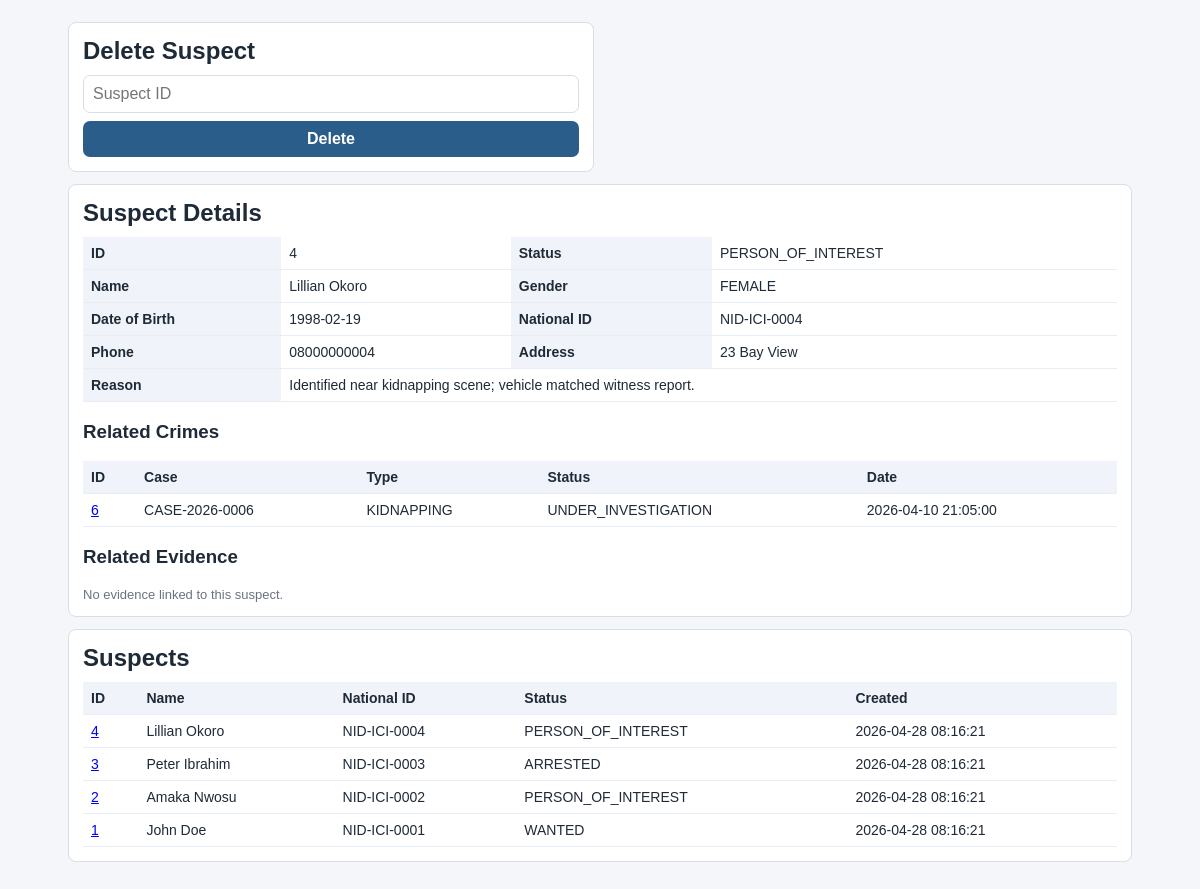
Before: /index.php?view=suspects&suspect_id=4 (signed in, lower part) with the older database file.
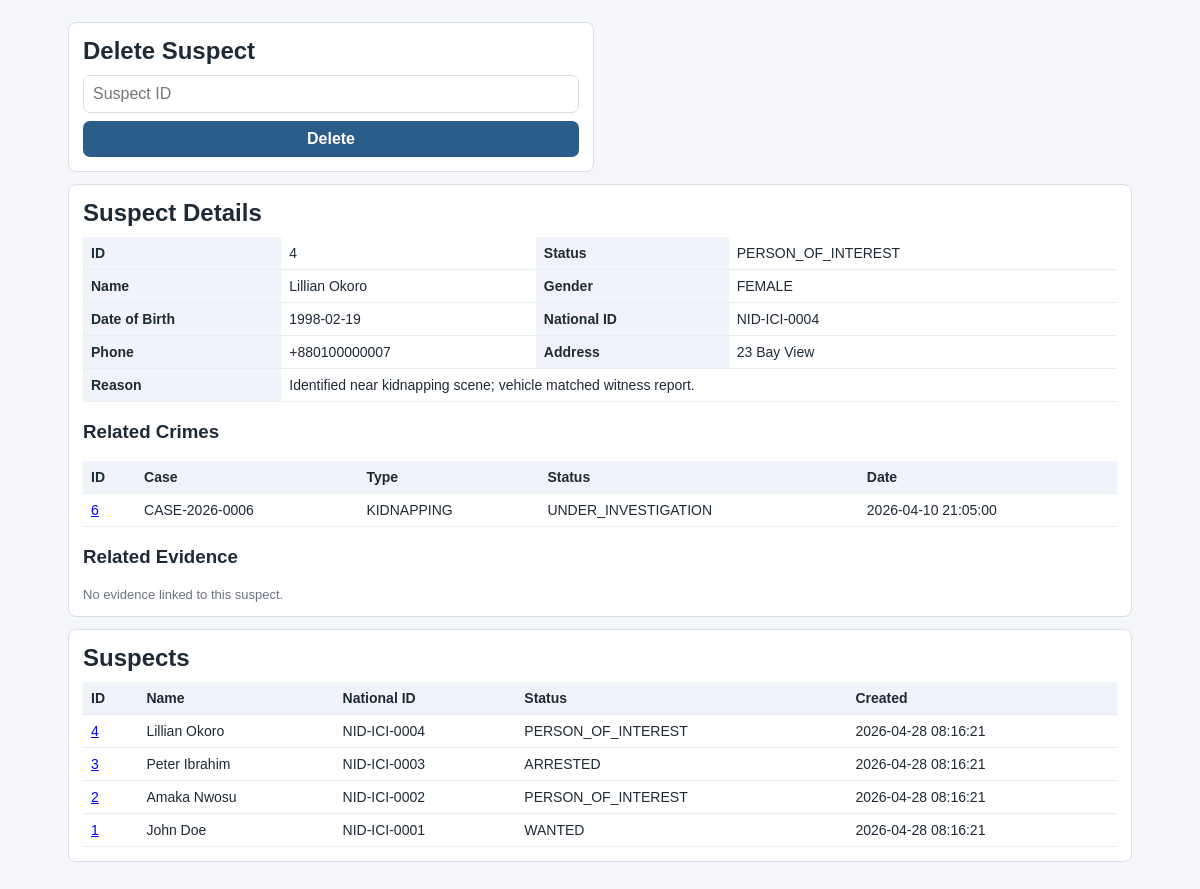
After: the same page with the newer database file.
### tables this page shows
CREATE TABLE suspects (
    id BIGINT UNSIGNED AUTO_INCREMENT PRIMARY KEY,
    first_name VARCHAR(100) NOT NULL,
    last_name VARCHAR(100) NOT NULL,
    crime_report_id BIGINT UNSIGNED NOT NULL,
    date_of_birth DATE NULL,
    gender ENUM('MALE', 'FEMALE', 'OTHER', 'UNKNOWN') NOT NULL DEFAULT 'UNKNOWN',
    national_id VARCHAR(80) NULL,
    address_line VARCHAR(255) NULL,
    phone VARCHAR(30) NULL,
    reason_for_suspicion TEXT NOT NULL,
    suspect_status ENUM('PERSON_OF_INTEREST', 'WANTED', 'ARRESTED', 'CLEARED') NOT NULL DEFAULT 'PERSON_OF_INTEREST',
    created_by_officer_id BIGINT UNSIGNED NOT NULL,
    created_at DATETIME NOT NULL DEFAULT CURRENT_TIMESTAMP,
    updated_at DATETIME NOT NULL DEFAULT CURRENT_TIMESTAMP ON UPDATE CURRENT_TIMESTAMP,
    CONSTRAINT uq_suspects_national_id UNIQUE (national_id),
    CONSTRAINT fk_suspects_primary_crime
        FOREIGN KEY (crime_report_id) REFERENCES crime_reports(id)
        ON UPDATE CASCADE ON DELETE RESTRICT,
    CONSTRAINT fk_suspects_created_by
        FOREIGN KEY (created_by_officer_id) REFERENCES officers(id)
        ON UPDATE CASCADE ON DELETE RESTRICT,
    INDEX idx_suspects_name (last_name, first_name),
    INDEX idx_suspects_status (suspect_status),
    INDEX idx_suspects_crime_report (crime_report_id),
    INDEX idx_suspects_created_by (created_by_officer_id)
);

CREATE TABLE crime_reports (
    id BIGINT UNSIGNED AUTO_INCREMENT PRIMARY KEY,
    case_number VARCHAR(40) NOT NULL UNIQUE,
    crime_type VARCHAR(120) NOT NULL,
    location_text VARCHAR(255) NOT NULL,
    latitude DECIMAL(10,8) NULL,
    longitude DECIMAL(11,8) NULL,
    crime_datetime DATETIME NOT NULL,
    description TEXT NOT NULL,
    investigation_status ENUM('OPEN', 'UNDER_INVESTIGATION', 'SUSPENDED', 'CLOSED', 'REFERRED') NOT NULL DEFAULT 'OPEN',
    reported_by_officer_id BIGINT UNSIGNED NOT NULL,
    assigned_officer_id BIGINT UNSIGNED NULL,
    created_at DATETIME NOT NULL DEFAULT CURRENT_TIMESTAMP,
    updated_at DATETIME NOT NULL DEFAULT CURRENT_TIMESTAMP ON UPDATE CURRENT_TIMESTAMP,
    CONSTRAINT fk_crime_reports_reported_by
        FOREIGN KEY (reported_by_officer_id) REFERENCES officers(id)
        ON UPDATE CASCADE ON DELETE RESTRICT,
    CONSTRAINT fk_crime_reports_assigned_to
        FOREIGN KEY (assigned_officer_id) REFERENCES officers(id)
        ON UPDATE CASCADE ON DELETE SET NULL,
    INDEX idx_crime_reports_type (crime_type),
    INDEX idx_crime_reports_status (investigation_status),
    INDEX idx_crime_reports_datetime (crime_datetime),
    INDEX idx_crime_reports_reported_by (reported_by_officer_id),
    INDEX idx_crime_reports_assigned (assigned_officer_id)
);

### nav.php (called while the page is built, shortened)
<?php
$view = $view ?? 'dashboard';
$canReadSuspects = $canReadSuspects ?? false;
?>

### Auth.php (called while the page is built, shortened)
<?php
final class Auth
{
    public function isAuthenticated(): bool
    {
        return isset($_SESSION[self::SESSION_KEY]);
    }
    public function currentOfficer(): ?array
    {
        return $_SESSION[self::SESSION_KEY];
    }
    public function enforce(string $operation, ?string $table = null): void
    {
        $officer = $this->currentOfficer();
        $rank = (string)$officer['rank'];
        $normalizedOperation = strtoupper(trim($operation));
        $normalizedTable = $table !== null ? strtolower(trim($table)) : null;
        if (
            $normalizedOperation === 'READ'
            && in_array($normalizedTable, ['officer_activity', 'login_logs'], true)
            && $rank !== self::ROLE_GRADE_1
        ) {
            throw new RuntimeException('Permission denied. Audit logs are restricted to Grade 1 officer.');
        }
        if ($rank === self::ROLE_GRADE_2) {
            $createTables = [
                'crime_reports',
                'suspects',
                'criminals',
                'evidence',
                'crime_report_suspects',
                'crime_report_evidence',
                'suspect_evidence',
                'criminal_history',
                'criminal_aliases',
            ];
            $deleteTables = [
                'crime_reports',
                'suspects',
                'criminals',
                'evidence',
                'crime_report_suspects',
                'crime_report_evidence',
                'suspect_evidence',
                'criminal_history',
                'criminal_aliases',
            ];
            if ($normalizedOperation === 'READ' || $normalizedOperation === 'UPDATE') {
                return;
            }
            if (
                $normalizedOperation === 'CREATE'
                && in_array($normalizedTable, array_merge($createTables, ['schema_requests', 'feedbacks']), true)
            ) {
                return;
            }
            if ($normalizedOperation === 'DELETE' && in_array($normalizedTable, $deleteTables, true)) {
                return;
            }
            throw new RuntimeException('Permission denied for Grade 2 officer.');
        }
        throw new RuntimeException('Unknown role. Access denied.');
    }
    public function can(string $operation, ?string $table = null): bool
    {
        try {
            return true;
        } catch (Throwable $e) {
            return false;
        }
    }
}

### suspects.php (the view, shortened to what this page needs)
<?php
$canDeleteSuspect = $canDeleteSuspect ?? false;
$suspects = $suspects ?? [];
$suspectDetail = $suspectDetail ?? null;
$suspectCrimes = $suspectCrimes ?? [];
$suspectEvidence = $suspectEvidence ?? [];
?>
<div class="grid-2">
    <?php if ($canDeleteSuspect): ?>
        <section class="card">
            <h2>Delete Suspect</h2>
            <form method="post">
                <input type="number" name="suspect_id" required placeholder="Suspect ID">
                <button type="submit">Delete</button>
            </form>
        </section>
    <?php endif; ?>
</div>
<?php if ($suspectDetail): ?>
    <section class="card">
        <h2>Suspect Details</h2>
        <div class="table-wrap">
            <table>
                <tbody>
                <tr>
                    <th>ID</th>
                    <td><?= h((string)$suspectDetail['id']) ?></td>
                    <th>Status</th>
                    <td><?= h((string)$suspectDetail['suspect_status']) ?></td>
                </tr>
                <tr>
                    <th>Name</th>
                    <td><?= h((string)$suspectDetail['first_name'] . ' ' . (string)$suspectDetail['last_name']) ?></td>
                    <th>Gender</th>
                    <td><?= h((string)$suspectDetail['gender']) ?></td>
                </tr>
                <tr>
                    <th>Date of Birth</th>
                    <td><?= h((string)($suspectDetail['date_of_birth'] ?? '')) ?></td>
                    <th>National ID</th>
                    <td><?= h((string)($suspectDetail['national_id'] ?? '')) ?></td>
                </tr>
                <tr>
                    <th>Phone</th>
                    <td><?= h((string)($suspectDetail['phone'] ?? '')) ?></td>
                    <th>Address</th>
                    <td><?= h((string)($suspectDetail['address_line'] ?? '')) ?></td>
                </tr>
                <tr>
                    <th>Reason</th>
                    <td colspan="3"><?= h((string)$suspectDetail['reason_for_suspicion']) ?></td>
                </tr>
                </tbody>
            </table>
        </div>
        <h3>Related Crimes</h3>
        <?php if ($suspectCrimes): ?>
            <div class="table-wrap">
                <table>
                    <thead><tr><th>ID</th><th>Case</th><th>Type</th><th>Status</th><th>Date</th></tr></thead>
                    <tbody>
                    <?php foreach ($suspectCrimes as $row): ?>
                        <tr>
                            <td><a href="index.php?view=crimes&crime_id=<?= h((string)$row['id']) ?>"><?= h((string)$row['id']) ?></a></td>
                            <td><?= h((string)$row['case_number']) ?></td>
                            <td><?= h((string)$row['crime_type']) ?></td>
                            <td><?= h((string)$row['investigation_status']) ?></td>
                            <td><?= h((string)$row['crime_datetime']) ?></td>
                        </tr>
                    <?php endforeach; ?>
                    </tbody>
                </table>
            </div>
        <?php else: ?>
            <p class="help">No crime links recorded for this suspect.</p>
        <?php endif; ?>
        <h3>Related Evidence</h3>
        <?php if ($suspectEvidence): ?>
            <div class="table-wrap">
                <table>
                    <thead><tr><th>ID</th><th>Code</th><th>Title</th><th>Type</th><th>Status</th></tr></thead>
                    <tbody>
                    <?php foreach ($suspectEvidence as $row): ?>
                        <tr>
                            <td><a href="index.php?view=evidence&evidence_id=<?= h((string)$row['id']) ?>"><?= h((string)$row['id']) ?></a></td>
                            <td><?= h((string)$row['evidence_code']) ?></td>
                            <td><?= h((string)$row['title']) ?></td>
                            <td><?= h((string)$row['evidence_type']) ?></td>
                            <td><?= h((string)$row['chain_status']) ?></td>
                        </tr>
                    <?php endforeach; ?>
                    </tbody>
                </table>
            </div>
        <?php else: ?>
            <p class="help">No evidence linked to this suspect.</p>
        <?php endif; ?>
    </section>
<?php endif; ?>
<section class="card">
    <h2>Suspects</h2>
    <div class="table-wrap">
        <table>
            <thead><tr><th>ID</th><th>Name</th><th>National ID</th><th>Status</th><th>Created</th></tr></thead>
            <tbody>
            <?php foreach ($suspects as $row): ?>
                <tr>
                    <td><a href="index.php?view=suspects&suspect_id=<?= h((string)$row['id']) ?>"><?= h((string)$row['id']) ?></a></td>
                    <td><?= h((string)$row['first_name'] . ' ' . (string)$row['last_name']) ?></td>
                    <td><?= h((string)($row['national_id'] ?? '')) ?></td>
                    <td><?= h((string)$row['suspect_status']) ?></td>
                    <td><?= h((string)$row['created_at']) ?></td>
                </tr>
            <?php endforeach; ?>
            </tbody>
        </table>
    </div>
</section>

### top.php (shortened to what this page needs)
<!doctype html>
<html lang="en">
<head>
    <link rel="stylesheet" href="assets/css/style.css">
</head>
<body>
<div class="container">

### index.php (shortened to what this page needs)
<?php
require_once __DIR__ . '/Auth.php';
$db = Database::getInstance()->getConnection();
$auth = new Auth($db);
$view = isset($_GET['view']) ? (string)$_GET['view'] : 'dashboard';
function h(string $v): string
{
    return htmlspecialchars($v, ENT_QUOTES, 'UTF-8');
}
$isAuthed = $auth->isAuthenticated();
$selectedSuspectId = isset($_GET['suspect_id']) ? max(0, (int)$_GET['suspect_id']) : 0;
if ($isAuthed) {
    $canReadSuspects = $auth->can('READ', 'suspects');
    $canDeleteSuspect = $auth->can('DELETE', 'suspects');
    if ($view === 'suspects' && $canReadSuspects) {
        $stmt = $db->query('SELECT id, first_name, last_name, national_id, suspect_status, created_at
                            FROM suspects
                            ORDER BY id DESC LIMIT 100');
        $suspects = $stmt->fetchAll();
        if ($selectedSuspectId > 0) {
            $stmt = $db->prepare('SELECT * FROM suspects WHERE id = :id');
            $stmt->execute(['id' => $selectedSuspectId]);
            $suspectDetail = $stmt->fetch() ?: null;
            if ($suspectDetail !== null) {
                $stmt = $db->prepare('SELECT cr.id, cr.case_number, cr.crime_type, cr.investigation_status, cr.crime_datetime
                                      FROM crime_report_suspects crs
                                      JOIN crime_reports cr ON cr.id = crs.crime_report_id
                                      WHERE crs.suspect_id = :suspect_id
                                      ORDER BY cr.crime_datetime DESC');
                $stmt->execute(['suspect_id' => $selectedSuspectId]);
                $suspectCrimes = $stmt->fetchAll();
                $stmt = $db->prepare('SELECT e.id, e.evidence_code, e.title, e.evidence_type, e.chain_status
                                      FROM suspect_evidence se
                                      JOIN evidence e ON e.id = se.evidence_id
                                      WHERE se.suspect_id = :suspect_id
                                      ORDER BY e.id DESC');
                $stmt->execute(['suspect_id' => $selectedSuspectId]);
                $suspectEvidence = $stmt->fetchAll();
            }
        }
    }
}
require __DIR__ . '/views/partials/top.php';
if (!$isAuthed) {
    require __DIR__ . '/views/pages/login.php';
} else {
    require __DIR__ . '/views/partials/nav.php';
    if ($view === 'dashboard') {
        require __DIR__ . '/views/pages/dashboard.php';
    } elseif ($view === 'crimes' && $canReadCrimes) {
        require __DIR__ . '/views/pages/crimes.php';
    } elseif ($view === 'suspects' && $canReadSuspects) {
        require __DIR__ . '/views/pages/suspects.php';
    } elseif ($view === 'criminals' && $canReadCriminals) {
        require __DIR__ . '/views/pages/criminals.php';
    } elseif ($view === 'evidence' && $canReadEvidence) {
        require __DIR__ . '/views/pages/evidence.php';
    } elseif ($view === 'feedbacks' && $canReadFeedbacks) {
        require __DIR__ . '/views/pages/feedbacks.php';
    } elseif ($view === 'schema' && $canReadSchema) {
        require __DIR__ . '/views/pages/schema.php';
    } elseif ($view === 'logs' && $canReadLogs) {
        require __DIR__ . '/views/pages/logs.php';
    }
}
require __DIR__ . '/views/partials/bottom.php';

### bottom.php (shortened to what this page needs)
</div>
</body>
</html>

### style.css (style rules this page uses)
* { box-sizing: border-box; }
body { margin: 0; font-family: Tahoma, Verdana, sans-serif; background: var(--bg); color: var(--text); }
.container { max-width: 1100px; margin: 0 auto; padding: 18px; }
.card { background: var(--card); border: 1px solid var(--line); border-radius: 8px; padding: 14px; margin-bottom: 12px; }
h1, h2 { margin: 0 0 10px; }
.help { color: var(--muted); font-size: 13px; margin: 4px 0 0; }
.grid-2 { display: grid; grid-template-columns: 1fr 1fr; gap: 12px; }
form { display: grid; gap: 8px; }
input, select, textarea, button { width: 100%; border: 1px solid var(--line); border-radius: 7px; padding: 9px; font: inherit; }
button { background: var(--primary); color: #fff; border: none; cursor: pointer; font-weight: 700; }
.table-wrap { overflow-x: auto; }
table { width: 100%; border-collapse: collapse; font-size: 14px; }
th, td { border-bottom: 1px solid #e8edf4; padding: 8px; text-align: left; }
th { background: #f0f4fa; }

Changed rows visible on the page:
changed suspects "Lillian Okoro": phone "08000000004" → "+880100000007"
